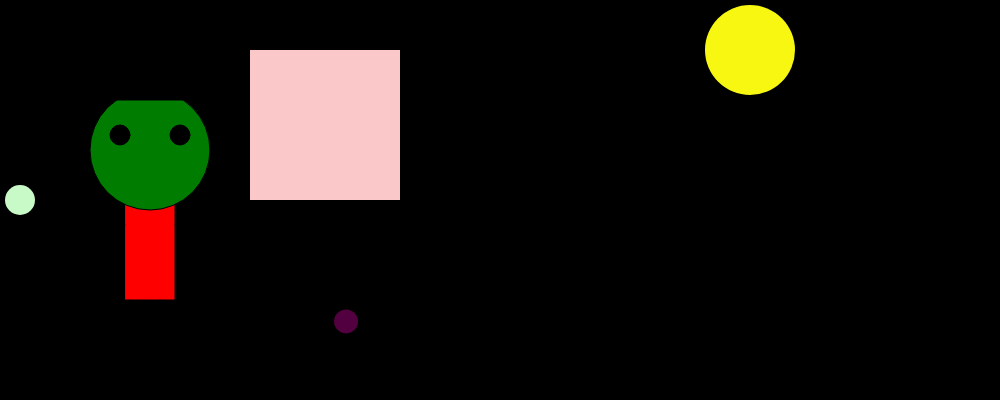
Frame 1 (no input)
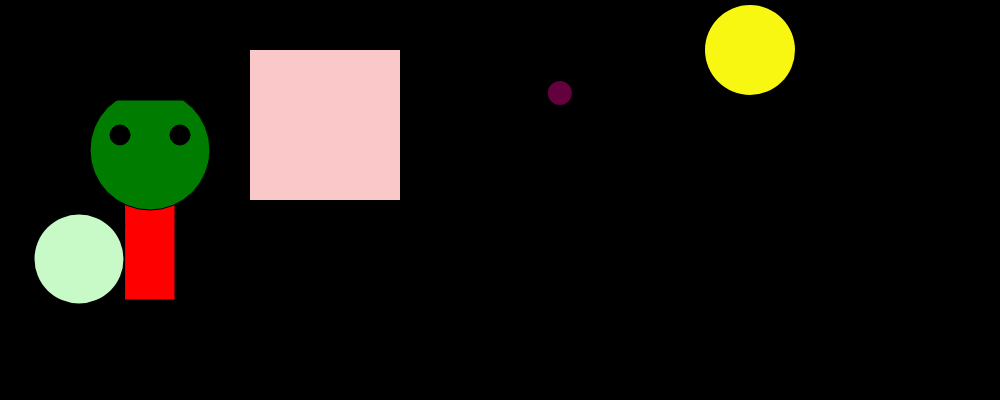
Frame 60 (no input)
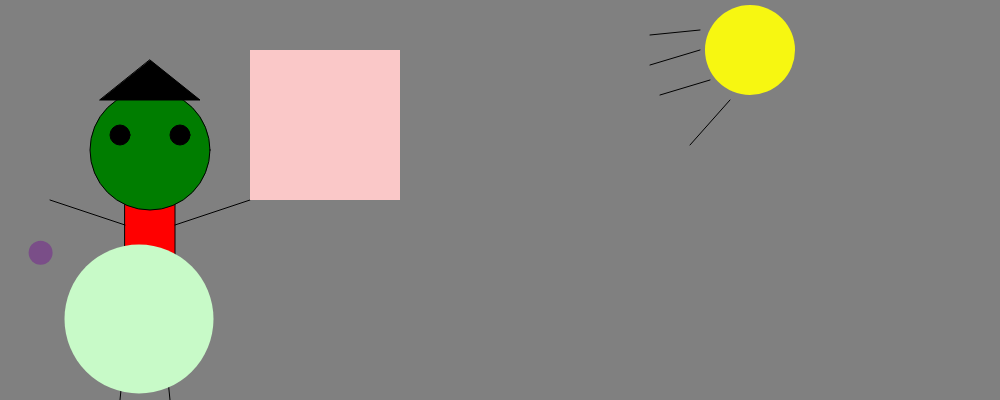
Frame 120 (the mouse pressed at the canvas centre since frame 60)

The p5.js sketch that drew these frames (run headless with seeded random() and noise() and a simulated clock; from frame 60 on, the mouse is pressed at the canvas centre):

// p5.js sketch
// ── sketch.js
function preload(){
  // put preload code here
}

  var circleX
  var circleY = 200
  var size
  var col = 1;


  var spot = {
    x : 100,
    y : 50
  };

 var color ={
   r : 255,
   g :0,
   b : 0
 };

let xPososisjon = 120;
let yPosisjon = 135;

function setup() {
  // put setup code here
  createCanvas(1000,400);
//  print("setum function")
circleX = 20;
size = 30;


}

function draw() {


  // put drawing code here
  col = map(mouseX,0,1000,0,255);
  background(col)
  stroke(0);
  fill(400,0,00);
  rect(125,150,50,150);

  fill(0,125,0)
  ellipse(150,150,120,120);

stroke(0)
fill(0)
  ellipse(xPososisjon,yPosisjon,20,20);
  ellipse(180,135,20,20);
  line(175,225,250,200);
  line(125,225,50,200);
  line(130,300,120,400);
  line(160,300,170,400);
  triangle(100,100,200,100,150,60)

  line(700, 50, 650, 65)
  line(700, 30, 650, 35)
  line(710, 80, 660, 95)
  line(730, 100, 690, 145)



  noStroke()
  fill(250,200,200);
  rect(250,50,150,150);


      color.r= random (100,255);
      color.g = random (0);
      color.b = random (100,190 );
      spot.x = random(0, width);
      spot.y = random (0, height);
        fill(color.r, color.g, color.b, 100);
        ellipse(spot.x,spot.y,24,24);


  fill(200,250,200);
  ellipse(circleX,circleY,size,size);



  fill(247, 247, 17);
  circle(750,50,90);


  circleX = circleX + 1;
  circleY = circleY + 1;
size = size + 1


  line(700, 50, 650, 65);
  line(700, 30, 650, 35);
  line(710, 80, 660, 95);
  line(730, 100, 690, 145);



//  console.log(frameCount);

}

//function mousePressed(){
  //background(255,250,100);
//}
// no stroke for painting ptogram

// ── sketch_2.js
function preload(){
  // put preload code here
}


function setup() {
  // put setup code here
  createCanvas(1000,400);
//  print("setum function")

rectX = -170;
rectX_2 = -170;
rectX_3 = -170;
rectX_4 = -170;
rectX_5 = -170;


}

function draw() {


  // put drawing code here

  background(55,100,100)


  fill(200,202,200);
  rect(rectX,150,150,50);

  fill(250,200,200);
  rect(rectX*6,80,150,50);

  fill(200,250,200);
  rect(rectX*3,10,150,50);

  fill(200,02,200);
  rect(rectX*40,220,150,50);

  fill(00,02,200);
  rect(rectX*10,300,150,50);



  rectX = rectX + 1;

//  rectX_2 = rectX_2 + 2;
//  rectX_3 = rectX_3 + 3;
//  rectX_4 = rectX_4 + 4;
//  rectX_5 = rectX_5 + 5;








//  console.log(frameCount);

}
